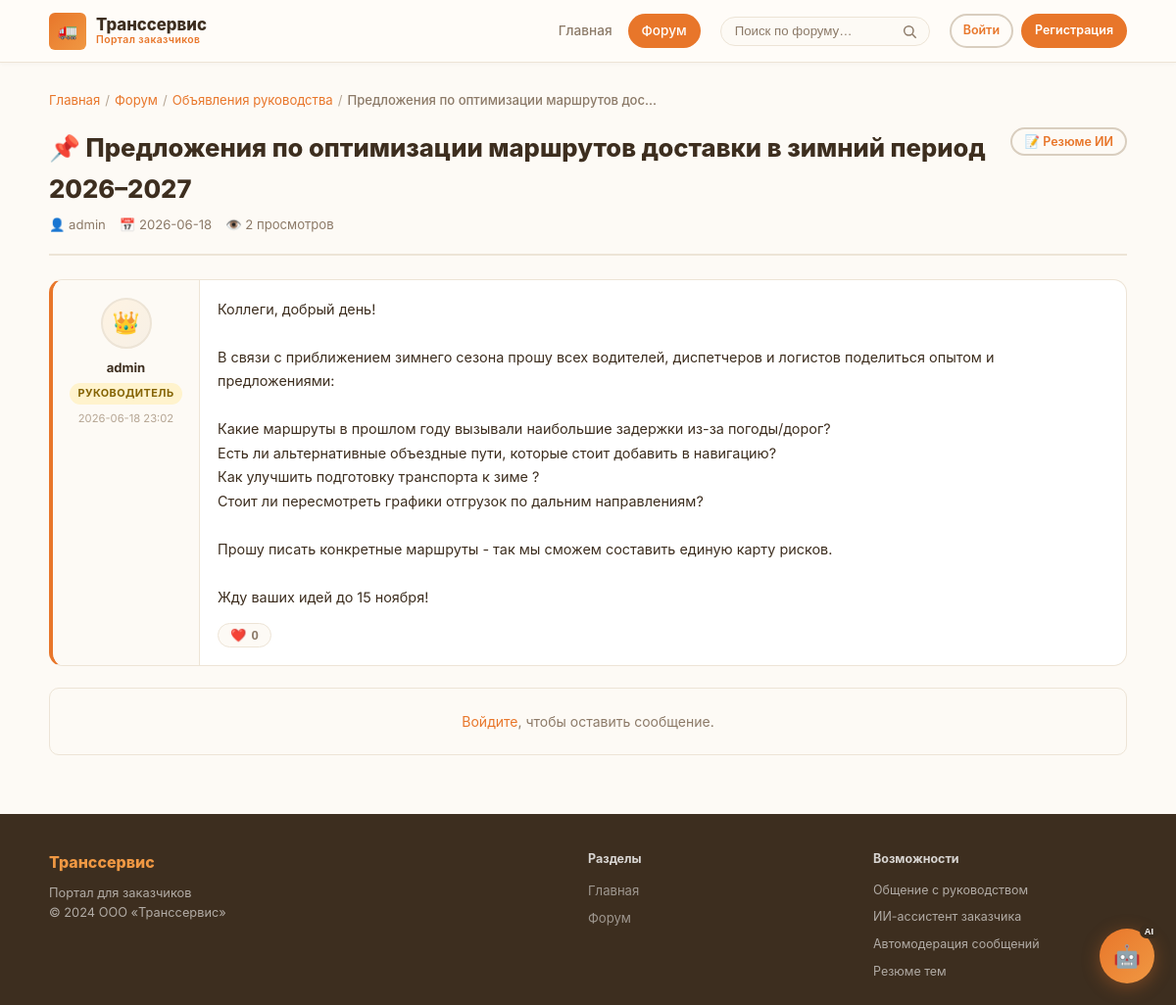
Screenshot of /forum/topic/2 with the database file from the repository.
### tables this page shows
CREATE TABLE categories (
        id INTEGER PRIMARY KEY AUTOINCREMENT,
        name TEXT NOT NULL UNIQUE,
        description TEXT,
        icon TEXT DEFAULT ' '
    );

CREATE TABLE topics (
        id INTEGER PRIMARY KEY AUTOINCREMENT,
        category_id INTEGER NOT NULL REFERENCES categories(id),
        user_id INTEGER NOT NULL REFERENCES users(id),
        title TEXT NOT NULL,
        created_at TEXT NOT NULL,
        views INTEGER DEFAULT 0,
        is_pinned INTEGER DEFAULT 0,
        is_closed INTEGER DEFAULT 0
    , report_count INTEGER NOT NULL DEFAULT 0, is_reported INTEGER NOT NULL DEFAULT 0, addressed_to_user_id INTEGER REFERENCES users(id), attachment_path TEXT, attachment_filename TEXT);

CREATE TABLE users (
        id INTEGER PRIMARY KEY AUTOINCREMENT,
        username TEXT NOT NULL UNIQUE,
        password_hash TEXT NOT NULL,
        role TEXT NOT NULL DEFAULT 'user',
        avatar TEXT DEFAULT 'default.png',
        created_at TEXT NOT NULL
    , warnings_count INTEGER NOT NULL DEFAULT 0, penalty_level INTEGER NOT NULL DEFAULT 0, restricted_until TEXT, is_banned INTEGER NOT NULL DEFAULT 0, banned_until TEXT, ban_reason TEXT DEFAULT '');

CREATE TABLE posts (
        id INTEGER PRIMARY KEY AUTOINCREMENT,
        topic_id INTEGER NOT NULL REFERENCES topics(id) ON DELETE CASCADE,
        user_id INTEGER NOT NULL REFERENCES users(id),
        content TEXT NOT NULL,
        created_at TEXT NOT NULL,
        is_moderated INTEGER DEFAULT 0,
        toxicity_score REAL DEFAULT 0.0,
        ai_comment TEXT DEFAULT ''
    );

### app.py (the view, shortened to what this page needs)
@app.route("/forum/topic/<int:topic_id>", methods=["GET", "POST"])
def topic(topic_id):
    t = get_topic_by_id(topic_id)
    if not t:
        abort(404)
    addressed_to_user_id = t.get("addressed_to_user_id")
    increment_topic_views(topic_id)
    page = request.args.get("page", 1, type=int)
    posts, total = get_posts_by_topic(topic_id, page)
    total_pages = max(1, (total + Config.POSTS_PER_PAGE - 1) // Config.POSTS_PER_PAGE)
    return render_template("topic.html", topic=t, posts=posts, page=page, total_pages=total_pages)

### app.py (called while the page is built)
@app.context_processor
def inject_globals():
    user = None
    if "user_id" in session:
        user = get_user_by_id(session["user_id"])
    return {"current_user": user}

### models.py (called while the page is built)
def get_connection():
    conn = sqlite3.connect(Config.DATABASE_PATH)
    conn.row_factory = sqlite3.Row
    conn.execute("PRAGMA foreign_keys = ON")
    return conn

def get_topic_by_id(topic_id):
    conn = get_connection()
    row = conn.execute(
        """
        SELECT t.*, u.username, c.name as category_name,
               u2.username as addressed_to_username
        FROM topics t
        JOIN users u ON u.id = t.user_id
        JOIN categories c ON c.id = t.category_id
        LEFT JOIN users u2 ON u2.id = t.addressed_to_user_id
        WHERE t.id = ?
    """,
        (topic_id,),
    ).fetchone()
    conn.close()
    return dict(row) if row else None

def increment_topic_views(topic_id):
    conn = get_connection()
    conn.execute("UPDATE topics SET views = views + 1 WHERE id=?", (topic_id,))
    conn.commit()
    conn.close()

def get_posts_by_topic(topic_id, page=1):
    limit = Config.POSTS_PER_PAGE
    offset = (page - 1) * limit
    conn = get_connection()
    total = conn.execute(
        "SELECT COUNT(*) FROM posts WHERE topic_id=? AND is_moderated = 1", (topic_id,)
    ).fetchone()[0]
    rows = conn.execute(
        """
        SELECT p.*,
               u.username,
               u.role,
               u.avatar,
               (SELECT COUNT(*) FROM likes l WHERE l.post_id = p.id) as like_count
        FROM posts p
        JOIN users u ON u.id = p.user_id
        WHERE p.topic_id = ? AND p.is_moderated = 1
        ORDER BY p.created_at ASC
        LIMIT ? OFFSET ?
    """,
        (topic_id, limit, offset),
    ).fetchall()
    conn.close()
    return [dict(r) for r in rows], total

### templates/topic.html (shortened to what this page needs)
{% extends "base.html" %}
{% block content %}
<nav class="breadcrumb">
  <a href="{{ url_for('index') }}">Главная</a> /
  <a href="{{ url_for('forum') }}">Форум</a> /
  <a href="{{ url_for('category', cat_id=topic.category_id) }}">
    {{ topic.category_name }}
  </a> /
  <span>{{ topic.title[:40] }}{% if topic.title|length > 40 %}...{% endif %}</span>
</nav>
<div class="page-header">
  <div class="page-header-left">
    <h1>
      {% if topic.is_pinned %}📌 {% endif %}
      {{ topic.title }}
    </h1>
    <div class="topic-info-bar">
      <span>👤 {{ topic.username }}</span>
      <span>📅 {{ topic.created_at[:10] }}</span>
      <span>👁️ {{ topic.views }} просмотров</span>
    </div>
  </div>
  <div class="ai-tools">
    <button class="btn btn-outline btn-sm" id="btn-summary"
            data-topic="{{ topic.id }}">
      📝 Резюме ИИ
    </button>
  </div>
</div>
<div class="posts-list" id="posts-list">
  {% for post in posts %}
  <div class="post-card {% if loop.first %}post-first{% endif %}" id="post-{{ post.id }}">
    <div class="post-author">
      <div class="post-avatar">
        {{ '👑' if post.role == 'admin' else '👤' }}
      </div>
      <strong>{{ post.username }}</strong>
      {% if post.role == 'admin' %}
        <span class="badge badge-admin">Руководитель</span>
      {% endif %}
      <small>{{ post.created_at[:16].replace('T',' ') }}</small>
    </div>
    <div class="post-body">
      <div class="post-content">{{ post.content }}</div>
      <div class="post-actions">
        <button class="like-btn {% if post.like_count > 0 %}liked{% endif %}"
                data-post="{{ post.id }}">
          ❤️ <span class="like-count">{{ post.like_count }}</span>
        </button>
      </div>
    </div>
  </div>
  {% else %}
  <div class="empty-state">
    <span>💬</span>
    <p>Сообщений пока нет. Будьте первым!</p>
  </div>
  {% endfor %}
</div>
{% if current_user %}
  {% if not topic.is_closed %}
  <div class="reply-form-section">
    <h3>✏️ Ваш ответ</h3>
    <div class="ai-suggestion" id="ai-suggestion" style="display:none">
      <div class="suggestion-header">💡 Подсказка ИИ:</div>
      <div id="suggestion-text"></div>
      <button class="btn btn-sm btn-outline" id="use-suggestion">
        Вставить в форму
      </button>
    </div>
    <form method="POST" id="reply-form">
      <textarea name="content" id="reply-content"
                class="reply-textarea"
                placeholder="Напишите ваш ответ здесь..."
                required minlength="3" rows="6"></textarea>
      <div class="reply-actions">
        <button type="submit" class="btn btn-primary">
          📤 Отправить
        </button>
        <span class="reply-hint">
          🛡️ Сообщение пройдёт автоматическую ИИ-проверку
        </span>
      </div>
    </form>
  </div>
  {% else %}
  <div class="closed-notice">
    🔒 Тема закрыта — новые сообщения не принимаются.
  </div>
  {% endif %}
{% else %}
<div class="login-notice">
  <a href="{{ url_for('login') }}">Войдите</a>, чтобы оставить сообщение.
</div>
{% endif %}
{% endblock %}

### static/css/main.css (style rules this page uses)
:root { --orange: #e8762a; --orange-soft: #f09843; --orange-pale: #fef3e2; --orange-glow: rgba(232,118,42,.10); --cream: #fdfaf5; --cream-dark: #f7f0e6; --warm-white: #fffcf8; --sand: #ede4d6; --sand-dark: #d9cebf; --text: #3d2e1f; --text-muted: #8c7a68; --text-faint: #b5a593; --green: #4caf50; --red: #d84040; --yellow: #e6a817; --blue: #4a90d9; --radius: 10px; --radius-sm: 6px; --radius-lg: 14px; --shadow: 0 2px 8px rgba(61,46,31,.06), 0 1px 3px rgba(61,46,31,.04); --shadow-lg: 0 8px 30px rgba(61,46,31,.10); --transition: .2s ease; --header-h: 64px; --container: 1140px; }
*, *::before, *::after { box-sizing: border-box; margin: 0; padding: 0; }
html { scroll-behavior: smooth; }
body { font-family: 'Inter', -apple-system, BlinkMacSystemFont, sans-serif; background: var(--cream); color: var(--text); line-height: 1.65; min-height: 100vh; display: flex; flex-direction: column; }
a { color: var(--orange); text-decoration: none; transition: color var(--transition); }
.btn { display: inline-flex; align-items: center; gap: 6px; padding: 8px 18px; border-radius: 50px; font-size: .85rem; font-weight: 600; cursor: pointer; border: 2px solid transparent; transition: all var(--transition); text-decoration: none; white-space: nowrap; font-family: inherit; }
.btn-outline { background: transparent; color: var(--orange); border-color: var(--sand-dark); }
.btn-sm { padding: 5px 12px; font-size: .78rem; }
.page-header { display: flex; align-items: flex-start; justify-content: space-between; gap: 16px; margin-bottom: 24px; padding-bottom: 18px; border-bottom: 2px solid var(--sand); }
.page-header h1 { font-size: 1.6rem; font-weight: 800; color: var(--text); margin-bottom: 4px; }
.breadcrumb { display: flex; align-items: center; flex-wrap: wrap; gap: 5px; font-size: .82rem; color: var(--text-faint); margin-bottom: 16px; }
.breadcrumb a { color: var(--orange); }
.breadcrumb span { color: var(--text-muted); font-weight: 500; }
.badge { display: inline-flex; align-items: center; padding: 2px 8px; border-radius: 50px; font-size: .68rem; font-weight: 700; text-transform: uppercase; letter-spacing: .04em; }
.badge-admin { background: #fff3cd; color: #856404; }

### static/css/forum.css (style rules this page uses)
.posts-list { display: flex; flex-direction: column; gap: 14px; margin-bottom: 22px; }
.post-card { background: #fff; border: 1px solid var(--sand); border-radius: var(--radius-lg); overflow: hidden; display: grid; grid-template-columns: 150px 1fr; transition: box-shadow var(--transition); }
.post-first { border-left: 4px solid var(--orange); }
.post-author { padding: 18px 14px; background: var(--cream); border-right: 1px solid var(--sand); display: flex; flex-direction: column; align-items: center; gap: 5px; text-align: center; }
.post-avatar { width: 52px; height: 52px; border-radius: 50%; background: linear-gradient(135deg, var(--orange-pale), var(--cream-dark)); border: 2px solid var(--sand); display: flex; align-items: center; justify-content: center; font-size: 1.4rem; margin-bottom: 4px; }
.post-author strong { font-size: .82rem; color: var(--text); font-weight: 700; }
.post-author small { font-size: .7rem; color: var(--text-faint); }
.post-body { padding: 18px; display: flex; flex-direction: column; gap: 10px; }
.post-content { font-size: .9rem; line-height: 1.7; color: var(--text); white-space: pre-wrap; word-break: break-word; }
.post-actions { display: flex; align-items: center; gap: 8px; margin-top: 4px; }
.like-btn { display: inline-flex; align-items: center; gap: 5px; background: var(--cream); border: 1.5px solid var(--sand); border-radius: 50px; padding: 4px 12px; font-size: .82rem; cursor: pointer; color: var(--text-muted); transition: all var(--transition); }
.like-count { font-weight: 700; }
.closed-notice, .login-notice { text-align: center; padding: 22px; background: var(--cream); border-radius: var(--radius); border: 1px solid var(--sand); color: var(--text-muted); font-size: .875rem; margin-top: 8px; }
.ai-tools { display: flex; gap: 8px; flex-wrap: wrap; }
.topic-info-bar { display: flex; align-items: center; gap: 14px; flex-wrap: wrap; font-size: .82rem; color: var(--text-muted); margin-top: 5px; }

### rows the page displays
categories: category_name "Объявления руководства"
topics: title "Предложения по оптимизации маршрутов дос", title "Предложения по оптимизации маршрутов доставки в зимний период 2026–2027", created_at "2026-06-18", views "2"
users: username "admin", role "👑"
posts: username "admin", created_at "2026-06-18 23:02", content "Коллеги, добрый день! В связи с приближением зимнего сезона прошу всех водителей, диспетчеров и логистов поделиться опытом и предложениями: Какие маршруты в прошлом году вызывали наибольшие задержки из-за погоды/дорог? Есть ли альтернативные объездные пути, которые стоит добавить в навигацию? Как улучшить подготовку транспорта к зиме ? Стоит ли пересмотреть графики отгрузок по дальним направлениям? Прошу писать конкретные маршруты - так мы сможем составить единую карту рисков. Жду ваших идей до 15 ноября!", like_count "0"

### other values shown
{{ 2024 }} "2024"
